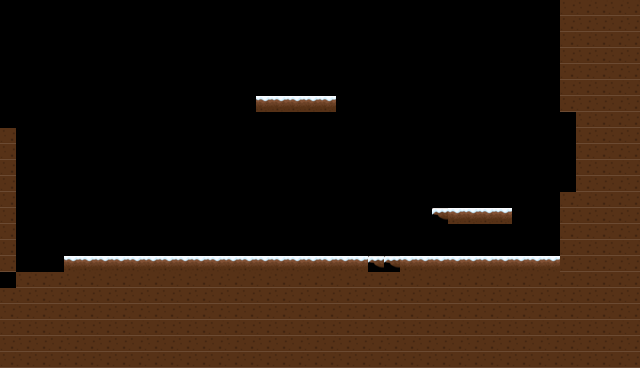

This is a level from a 2D game, rendered from its Tiled map with the project's own tilesets. A one-line summary and the complete map file follow:
An orthogonal 40x23 tile map with 16x16 px tiles, 1 tile layer (Ground) and 6 objects (Player).

<map version="1.10" tiledversion="1.10.2" orientation="orthogonal" renderorder="right-down" width="40" height="23" tilewidth="16" tileheight="16" infinite="0" nextlayerid="5" nextobjectid="38">
 <tileset firstgid="1" source="snowTile.tsx" />
 <layer id="1" name="Ground" width="40" height="23">
  <data encoding="csv">
0,0,0,0,0,0,0,0,0,0,0,0,0,0,0,0,0,0,0,0,0,0,0,0,0,0,0,0,0,0,0,0,0,0,0,5,5,5,5,5,
0,0,0,0,0,0,0,0,0,0,0,0,0,0,0,0,0,0,0,0,0,0,0,0,0,0,0,0,0,0,0,0,0,0,0,5,5,5,5,5,
0,0,0,0,0,0,0,0,0,0,0,0,0,0,0,0,0,0,0,0,0,0,0,0,0,0,0,0,0,0,0,0,0,0,0,5,5,5,5,5,
0,0,0,0,0,0,0,0,0,0,0,0,0,0,0,0,0,0,0,0,0,0,0,0,0,0,0,0,0,0,0,0,0,0,0,5,5,5,5,5,
0,0,0,0,0,0,0,0,0,0,0,0,0,0,0,0,0,0,0,0,0,0,0,0,0,0,0,0,0,0,0,0,0,0,0,5,5,5,5,5,
0,0,0,0,0,0,0,0,0,0,0,0,0,0,0,0,0,0,0,0,0,0,0,0,0,0,0,0,0,0,0,0,0,0,0,5,5,5,5,5,
0,0,0,0,0,0,0,0,0,0,0,0,0,0,0,0,2,2,2,2,2,0,0,0,0,0,0,0,0,0,0,0,0,0,0,5,5,5,5,5,
0,0,0,0,0,0,0,0,0,0,0,0,0,0,0,0,0,0,0,0,0,0,0,0,0,0,0,0,0,0,0,0,0,0,0,0,5,5,5,5,
5,0,0,0,0,0,0,0,0,0,0,0,0,0,0,0,0,0,0,0,0,0,0,0,0,0,0,0,0,0,0,0,0,0,0,0,5,5,5,5,
5,0,0,0,0,0,0,0,0,0,0,0,0,0,0,0,0,0,0,0,0,0,0,0,0,0,0,0,0,0,0,0,0,0,0,0,5,5,5,5,
5,0,0,0,0,0,0,0,0,0,0,0,0,0,0,0,0,0,0,0,0,0,0,0,0,0,0,0,0,0,0,0,0,0,0,0,5,5,5,5,
5,0,0,0,0,0,0,0,0,0,0,0,0,0,0,0,0,0,0,0,0,0,0,0,0,0,0,0,0,0,0,0,0,0,0,0,5,5,5,5,
5,0,0,0,0,0,0,0,0,0,0,0,0,0,0,0,0,0,0,0,0,0,0,0,0,0,0,0,0,0,0,0,0,0,0,5,5,5,5,5,
5,0,0,0,0,0,0,0,0,0,0,0,0,0,0,0,0,0,0,0,0,0,0,0,0,0,0,7,2,2,2,2,0,0,0,5,5,5,5,5,
5,0,0,0,0,0,0,0,0,0,0,0,0,0,0,0,0,0,0,0,0,0,0,0,0,0,0,0,0,0,0,0,0,0,0,5,5,5,5,5,
5,0,0,0,0,0,0,0,0,0,0,0,0,0,0,0,0,0,0,0,0,0,0,0,0,0,0,0,0,0,0,0,0,0,0,5,5,5,5,5,
5,0,0,0,2,2,2,2,2,2,2,2,2,2,2,2,2,2,2,2,2,2,2,7,7,2,2,2,2,2,2,2,2,2,2,5,5,5,5,5,
0,5,5,5,5,5,5,5,5,5,5,5,5,5,5,5,5,5,5,5,5,5,5,5,5,5,5,5,5,5,5,5,5,5,5,5,5,5,5,5,
5,5,5,5,5,5,5,5,5,5,5,5,5,5,5,5,5,5,5,5,5,5,5,5,5,5,5,5,5,5,5,5,5,5,5,5,5,5,5,5,
5,5,5,5,5,5,5,5,5,5,5,5,5,5,5,5,5,5,5,5,5,5,5,5,5,5,5,5,5,5,5,5,5,5,5,5,5,5,5,5,
5,5,5,5,5,5,5,5,5,5,5,5,5,5,5,5,5,5,5,5,5,5,5,5,5,5,5,5,5,5,5,5,5,5,5,5,5,5,5,5,
5,5,5,5,5,5,5,5,5,5,5,5,5,5,5,5,5,5,5,5,5,5,5,5,5,5,5,5,5,5,5,5,5,5,5,5,5,5,5,5,
5,5,5,5,5,5,5,5,5,5,5,5,5,5,5,5,5,5,5,5,5,5,5,5,5,5,5,5,5,5,5,5,5,5,5,5,5,5,5,5
</data>
 </layer>
 <objectgroup id="2" name="Metadata">
  <object id="9" name="Player" type="Player" x="111" y="189" width="64" height="64" />
 </objectgroup>
 <objectgroup id="4" name="Collisions">
  <object id="31" x="0" y="128" width="16" height="144" />
  <object id="32" x="16" y="256" width="544" height="16" />
  <object id="33" x="560" y="0" width="16" height="272" />
  <object id="35" x="432" y="208" width="80" height="16" />
  <object id="36" x="256" y="96" width="80" height="16" />
 </objectgroup>
</map>